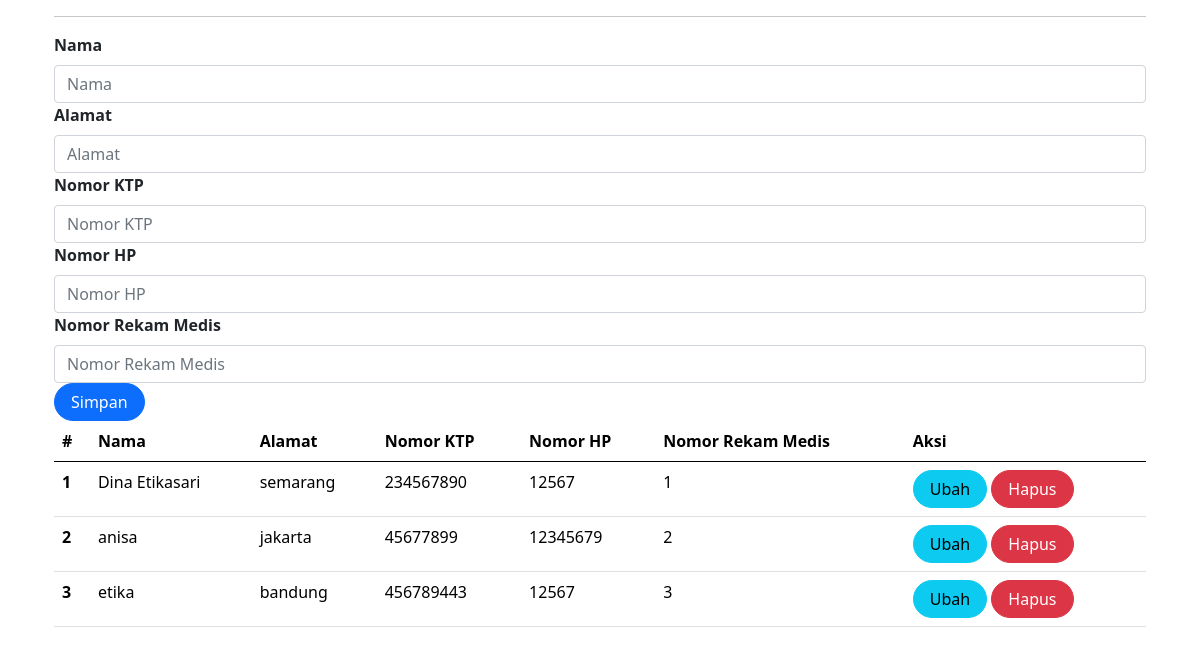
The app's page /admin/pasien.php (signed in) with its own data.
### tables this page shows
CREATE TABLE `pasien` (
  `id` int(10) UNSIGNED NOT NULL,
  `nama` varchar(255) DEFAULT NULL,
  `alamat` varchar(255) DEFAULT NULL,
  `no_ktp` varchar(255) NOT NULL,
  `no_hp` varchar(50) DEFAULT NULL,
  `no_rm` varchar(25) NOT NULL
);

### admin/pasien.php (the view, shortened to what this page needs)
<?php
include_once("koneksi.php");
?>
<!DOCTYPE html>
<html lang="en">
<head>
    <link rel="stylesheet" href="assets/css/bootstrap.css">
    <link href="https://cdn.jsdelivr.net/npm/bootstrap@5.0.2/dist/css/bootstrap.min.css"
    rel="stylesheet"
>
</head>
<body>
<div class="container">
    <hr>
    <form class="form row" method="POST" action="" name="myForm" onsubmit="return validate();">
        <?php
        $nama = '';
        $alamat = '';
        $no_ktp = '';
        $no_hp = '';
        $no_rm = '';
        ?>
        <div class="form-group">
            <label for="inputNama" class="form-label fw-bold">
                Nama
            </label>
            <input type="text" class="form-control" name="nama" id="inputNama" placeholder="Nama" value="<?php echo $nama; ?>">
        </div>
        <div class="form-group">
            <label for="inputAlamat" class="form-label fw-bold">
                Alamat
            </label>
            <input type="text" class="form-control" name="alamat" id="inputAlamat" placeholder="Alamat" value="<?php echo $alamat; ?>">
        </div>
        <div class="form-group">
            <label for="inputNoKTP" class="form-label fw-bold">
                Nomor KTP
            </label>
            <input type="text" class="form-control" name="no_ktp" id="inputNoKTP" placeholder="Nomor KTP" value="<?php echo $no_ktp; ?>">
        </div>
        <div class="form-group">
            <label for="inputNoHP" class="form-label fw-bold">
                Nomor HP
            </label>
            <input type="text" class="form-control" name="no_hp" id="inputNoHP" placeholder="Nomor HP" value="<?php echo $no_hp; ?>">
        </div>
        <div class="form-group">
            <label for="inputNoRM" class="form-label fw-bold">
                Nomor Rekam Medis
            </label>
            <input type="text" class="form-control" name="no_rm" id="inputNoRM" placeholder="Nomor Rekam Medis" value="<?php echo $no_rm; ?>">
        </div>
        <div class="form-group">
            <button type="submit" class="btn btn-primary rounded-pill px-3" name="simpan">Simpan</button>
        </div>
    </form>
    <table class="table table-hover">
        <thead>
            <tr>
                <th scope="col">#</th>
                <th scope="col">Nama</th>
                <th scope="col">Alamat</th>
                <th scope="col">Nomor KTP</th>
                <th scope="col">Nomor HP</th>
                <th scope="col">Nomor Rekam Medis</th>
                <th scope="col">Aksi</th>
            </tr>
        </thead>
        <tbody>
            <?php
            $result = mysqli_query(
                $mysqli,"SELECT * FROM pasien"
            );
            $no = 1;
            while ($data = mysqli_fetch_array($result)) {
            ?>
                <tr>
                    <th scope="row"><?php echo $no++ ?></th>
                    <td><?php echo $data['nama'] ?></td>
                    <td><?php echo $data['alamat'] ?></td>
                    <td><?php echo $data['no_ktp'] ?></td>
                    <td><?php echo $data['no_hp'] ?></td>
                    <td><?php echo $data['no_rm'] ?></td>
                    <td>
                        <a class="btn btn-info rounded-pill px-3"
                        href="pasien.php?id=<?php echo $data['id'] ?>">Ubah
                        </a>
                        <a class="btn btn-danger rounded-pill px-3"
                        href="pasien.php?id=<?php echo $data['id'] ?>&aksi=hapus">Hapus
                        </a>
                    </td>
                </tr>
            <?php
            }
            ?>
        </tbody>
    </table>
</div>
</body>
</html>

### records on screen
pasien: nama "Dina Etikasari", alamat "semarang", no_ktp "234567890", no_hp "12567", no_rm "1"
pasien: nama "anisa", alamat "jakarta", no_ktp "45677899", no_hp "12345679", no_rm "2"
pasien: nama "etika", alamat "bandung", no_ktp "456789443", no_hp "12567", no_rm "3"
